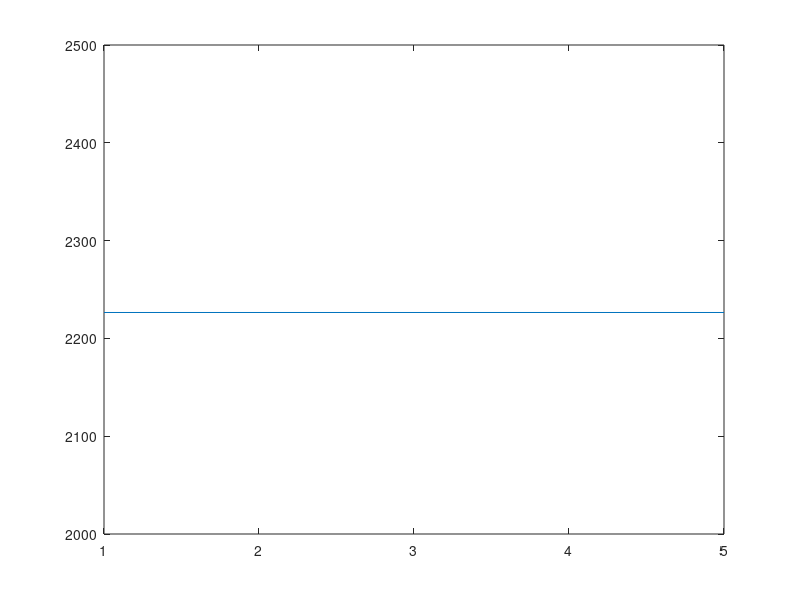

This figure's MATLAB source:
clc
clear

N = input('Nombre d''�chantilllons pour ce signal : ');
Frel = input('Fr�quence normalis�e (nombre de p�riodes dans la dur�e totale) : ');
Ph0 = input('Phase a l''origine (en degr�s) : ');
Ph0 = Ph0 * pi / 180.0; % a present en radian

Ampl = 2048;
Offset = 2048;
%% Cr�ation du fichier .asm

fileID = fopen(['Signal.asm'], 'w');
fprintf(fileID,'\tAREA Signal, DATA, READONLY\n');
fprintf(fileID,'\texport LeSignal\n');

fprintf(fileID,'LeSignal\n');

for  i = 1: N
     % fonction a modifier en fonction des besoins
     Sig(i) = Offset + Ampl * sin( 2*pi*Frel*(i-1)/N + Ph0 );
     % arrondi
     iSig = int16(Sig(i));
     % bornage du signal similaire a la sortie brute de l'ADC 12 bits
     if ( iSig < 0 )
         iSig = 0;
     end
     if ( iSig > 4095 )
         iSig = 4095;
     end
     
     fprintf(fileID,'\tDCW\t0x%04x\t; %2d %4d  %7.5f\n',iSig, i-1, iSig, double(iSig) / 4096.0 );

end

fprintf(fileID,'\tEND\n');
fclose(fileID);
plot(Sig);